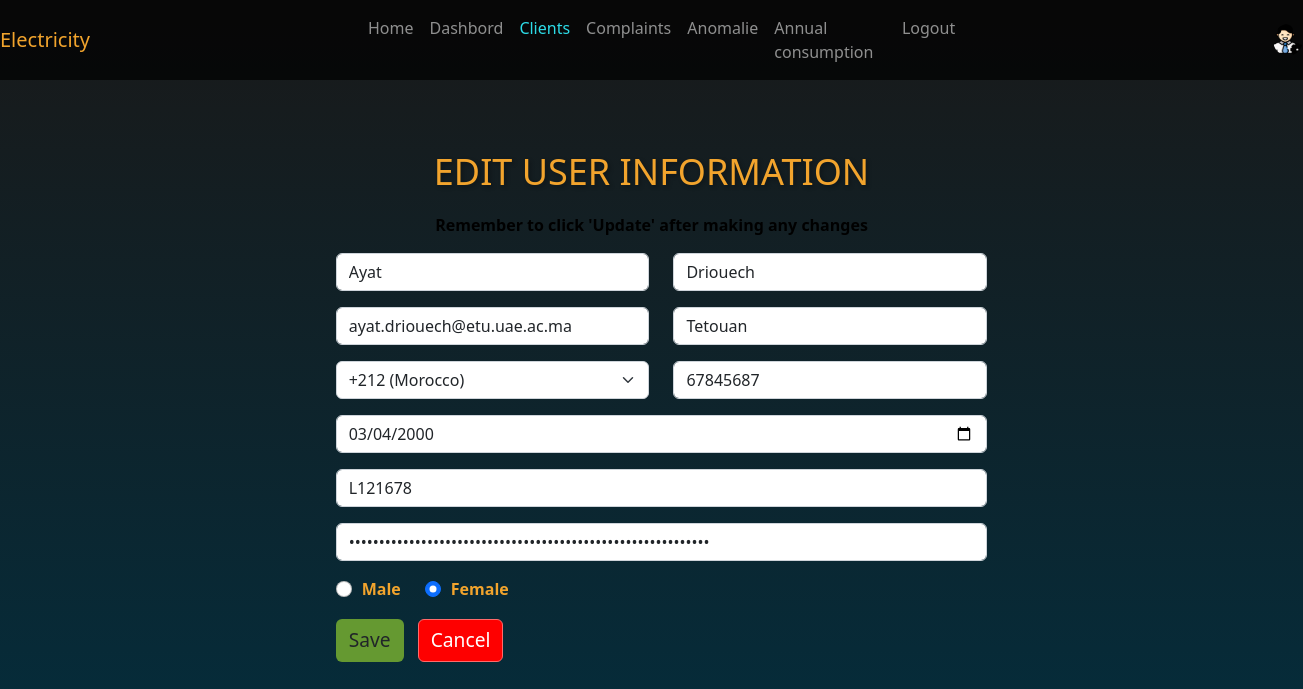
The page /edit.php?id=31 on the database its author committed.
### tables this page shows
CREATE TABLE `client` (
  `id` int(11) NOT NULL,
  `nom` varchar(50) NOT NULL,
  `prenom` varchar(50) NOT NULL,
  `email` varchar(50) NOT NULL,
  `password` varchar(255) NOT NULL,
  `Tel` varchar(15) DEFAULT NULL,
  `prefix` varchar(10) NOT NULL,
  `date` date DEFAULT NULL,
  `CIN` varchar(10) NOT NULL,
  `gender` varchar(10) NOT NULL,
  `adresse` varchar(50) NOT NULL
);

### edit.php (the view, shortened to what this page needs)
<?php
require("ConnectionDB.php");
$id = $_GET["id"];
?>
<!DOCTYPE html>
<html lang="en">
<head>
    <link href="https://cdn.jsdelivr.net/npm/bootstrap@5.2.3/dist/css/bootstrap.min.css" rel="stylesheet"
>
        <link rel="stylesheet" href="https://cdn.jsdelivr.net/npm/bootstrap@5.2.3/dist/css/bootstrap.min.css">
    <link rel="stylesheet" href="https://cdnjs.cloudflare.com/ajax/libs/font-awesome/6.0.0-beta3/css/all.min.css">
        <link rel="stylesheet" href="style.css">
</head>
<body>
<nav class="navbar navbar-expand-lg navbar-dark bg-dark-transparent">
<a class="navbar-brand mr-custom" style="color: #F2A42D;">Electricity</a>
        <div class="collapse navbar-collapse" id="navbarNav">
            <ul class="navbar-nav ml-auto ">
                <li class="nav-item ">
                <a class="nav-link" href="Acceuil.php">Home</a>
                </li>
                <li class="nav-item">
                    <a class="nav-link" href="AccueilAdmin.php">Dashbord</a>
                </li>
                <li class="nav-item  active">
                    <a class="nav-link" style="color: #2DDCE8;"  href="AllClients.php">Clients</a>
                </li>
                <li class="nav-item">
                    <a class="nav-link" href="ReclamationAdmin.php">Complaints</a>
                </li>
                <li class="nav-item">
                    <a class="nav-link"  href="anomalies.php">Anomalie</a>
                </li>
                <li class="nav-item ">
                    <a class="nav-link" href="ConsommationAnnuelle.php">Annual consumption</a>
                </li>
                <li class="nav-item">
                    <a class="nav-link" href="login.html">Logout</a>
                </li>
            </ul>
            <img src="images/rectangle 11.png" class="rounded-circle" alt="User Avatar" style="width: 32px; height: 32px;">
        </div>
    </nav>
    <div class="container">
        <h3>Edit User Information</h3>
        <p class="text">Remember to click 'Update' after making any changes</p>
        <?php
    try {
        $stmt = $conn->prepare("SELECT * FROM `client` WHERE id = :id LIMIT 1");
        $stmt->bindParam(':id', $id);
        $stmt->execute();
        $row = $stmt->fetch();
    } catch(PDOException $e) {
        echo "Failed: " . $e->getMessage();
    }
    ?>
        <div class="row justify-content-center">
            <div class="col-md-7">
            <form action="" method="post" style="width:50vw; min-width:300px;">
    <div class="row mb-3">
        <div class="col">
            <input type="text" class="form-control" name="first_name" placeholder="First Name" value="<?= $row['nom'] ?>" required>
        </div>
        <div class="col">
            <input type="text" class="form-control" name="last_name" placeholder="Last Name" value="<?= $row['prenom'] ?>" required>
        </div>
    </div>
     <div class="row mb-3">
    <div class="col">
        <input type="email" class="form-control" name="email" placeholder="name@example.com" value="<?= $row['email'] ?>" required>
    </div>
    <div class="col">
        <input type="text" class="form-control" name="adress" placeholder="Enter Your Adress" value="<?= $row['adresse'] ?>" required>
    </div>
    </div>
    <div class="row mb-3">
        <div class="col">
            <select class="form-select" name="prefix" required>
        <option value="+212" <?= ($row['prefix'] == '+212') ? 'selected' : '' ?>>+212 (Morocco)</option>
            </select>
        </div>
        <div class="col">
            <input type="tel" class="form-control" name="Tel" placeholder="Your phone number" pattern="[0-9]{1,15}" maxlength="15" value="<?= $row['Tel'] ?>"  required>
        </div>
    </div>
    <div class="mb-3">
        <input type="date" class="form-control" name="date" id="date1" value="<?= $row['date'] ?>" required>
    </div>
    <div class="mb-3">
        <input type="text" class="form-control" name="CIN" placeholder="Enter Your CIN" value="<?= $row['CIN'] ?>" required>
    </div>
    <div class="mb-3">
        <input type="password" class="form-control" name="password" placeholder="Enter Your Password" maxlength="260"  value="<?= $row['password'] ?>"  required>
    </div>
    <div class="form-group mb-3">
        <div class="d-flex flex-wrap">
            <div class="form-check me-4">
            <input type="radio" class="form-check-input" name="gender" id="male" value="male" <?= ($row["gender"] == 'male') ? "checked" : "" ?>>
                <label for="male" style="color:#F2A42D">Male</label>
            </div>
            <div class="form-check">
            <input type="radio" class="form-check-input" name="gender" id="female" value="female" <?= ($row["gender"] == 'female') ? "checked" : "" ?>>
                <label for="female" style="color:#F2A42D">Female</label>
            </div>
        </div>
    </div>
    <div>
        <button type="submit" class="btn btn-save" name="submit">Save</button>
        <button type="reset" class="btn btn-danger" name="submit">Cancel</button>
    </div>
</form>
      </div>
        </div>
    </div>
</body>
</html>

### style.css (style rules this page uses)
body { background: linear-gradient(rgba(0, 0, 0, 0.7), rgba(0, 0, 0, 0.5)) no-repeat fixed, url('images/bg-3.png') no-repeat fixed; background-size: cover; color: white; height: 100vh; margin: 0; padding: 0px; background-position: center ; }
.bg-dark-transparent { background-color: rgba(0, 0, 0, 0.7); }

### edit.php (style rules this page uses)
body { background: linear-gradient(rgba(0, 0, 0, 0.9), #032E3E) fixed; color: white; }
.container { padding: 20px; border-radius: 10px; margin-top: 20px; }
.form-control { background-color: #fff; border-color: #ced4da; }
.btn-save { background-color:#659931; border-color::#659931 ; font-size: 1.2rem; margin-right: 10px; transition: background-color 0.3s ease; }
.btn-danger { background-color: #FE0000; border-color: #ff6b6b; font-size: 1.2rem; transition: background-color 0.3s ease; }
.form-check-input { margin-right: 10px; }
h3 { color: #F2A42D; margin-top: 30px; margin-bottom: 20px; font-size: 36px; text-align: center; text-transform: uppercase; text-shadow: 2px 2px 4px rgba(0, 0, 0, 0.3); }
.text { text-align: center; color: #000; font-weight: bold; }
label { font-weight: bold; color: #032E3E; }
.mr-custom { margin-right: 270px; }

### rows shown on the page
client: first_name "Ayat", last_name "Driouech", email "ayat.driouech@etu.uae.ac.ma", adress "Tetouan", prefix "+212 (Morocco)", Tel "67845687", date "03/04/2000", CIN "L121678", gender "☐ Male", gender "☑ Female"
